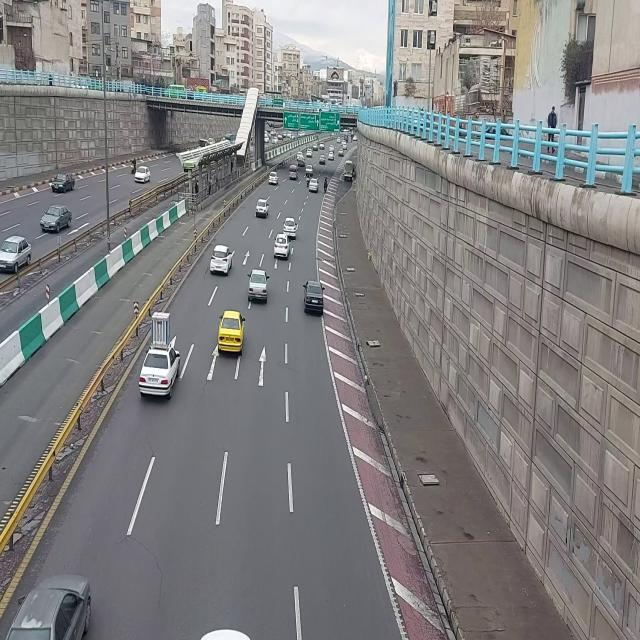
#> input picture images/archive/No_Apply_Grayscale/No_Apply_Grayscale/Vehicles_Detection.v8i.yolov8/train/images/frame_0002_jpg.rf.a929cd43bfa0953ace4ea9ea00fa9ba7.jpg, 640 x 640 px
$ python automatic.py
#> lines starting #> are read from the running program, lines starting #| are printed output that depends on the picture
import cv2 as cv
import os
import shutil
from glob import glob

SOURCE_ROOT = 'images/archive/No_Apply_Grayscale/No_Apply_Grayscale/Vehicles_Detection.v8i.yolov8'
TARGET_ROOT = 'images/archive/Processed_Grayscale'

SPLITS = ['train', 'valid', 'test']

def convert_img_to_grayscele(source_images_dir, target_images_dir):
    os.makedirs(target_images_dir, exist_ok=True)
    image_paths = glob(os.path.join(source_images_dir, "*.jpg"))

    for img_path in image_paths:
        img = cv.imread(img_path)
#> img is the input picture: shape (640, 640, 3); mean B, G, R 127.8, 127.8, 128.8
        if img is None:
            print(f"[!!] Skipped : {img_path}")
            continue

        gray = cv.cvtColor(img, cv.COLOR_BGR2GRAY)
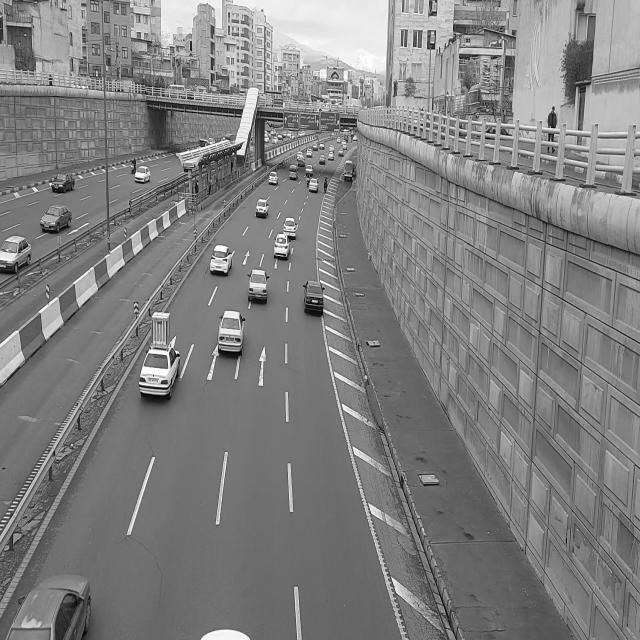
#> gray: shape (640, 640); min 0, max 255, mean 128.1
        gray_rgb = cv.cvtColor(gray, cv.COLOR_GRAY2BGR)  # Convert grayscale to RGB fake RGB
#> pass 3 of the loop in process_all, `for split in SPLITS:`:
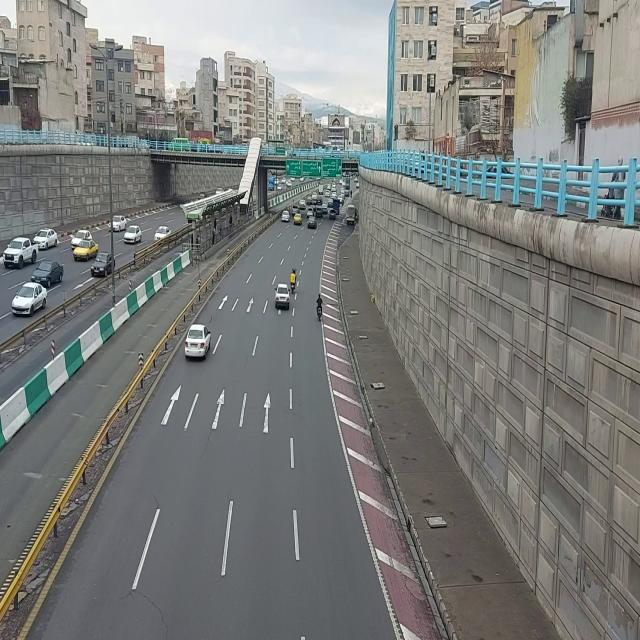
#> input picture images/archive/No_Apply_Grayscale/No_Apply_Grayscale/Vehicles_Detection.v8i.yolov8/test/images/frame_0990_jpg.rf.a3223422e734a57442ee34a58d24d4b4.jpg, 640 x 640 px
#> in convert_img_to_grayscele, img is the input picture: shape (640, 640, 3); mean B, G, R 122.1, 124.5, 123
#> in convert_img_to_grayscele (call 3), `gray = cv.cvtColor(img, cv.COLOR_BGR2GRAY)`:
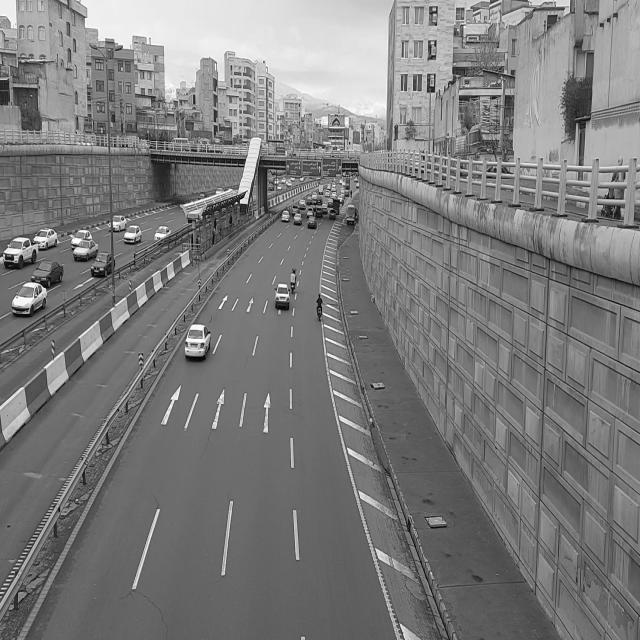
#> gray: shape (640, 640); min 0, max 255, mean 123.8

        file_name = os.path.basename(img_path)
        cv.imwrite(os.path.join(target_images_dir, file_name), gray_rgb)

def copy_labels(source_labels_dir, target_labels_dir):
        os.makedirs(target_labels_dir, exist_ok=True)
        for label_file in glob(os.path.join(source_labels_dir, "*.txt")):
            shutil.copy(label_file, target_labels_dir)


def process_all():
        for split in SPLITS:
            print(f"\n {split.upper()} SPLIT PROCESSING...")

            source_images = os.path.join(SOURCE_ROOT, split, "images")
            source_labels = os.path.join(SOURCE_ROOT, split, "labels")

            target_images = os.path.join(TARGET_ROOT, split, "images")
            target_labels = os.path.join(TARGET_ROOT, split, "labels")

            convert_img_to_grayscele(source_images, target_images)
            copy_labels(source_labels, target_labels)

            print(f"\n {split.upper()} SPLIT PROCESSING COMPLETED! Images : {len(glob(target_images + '/*.jpg'))})")


if __name__ == "__main__":
    process_all()
    print("\n\n[INFO] All splits processed successfully!")
